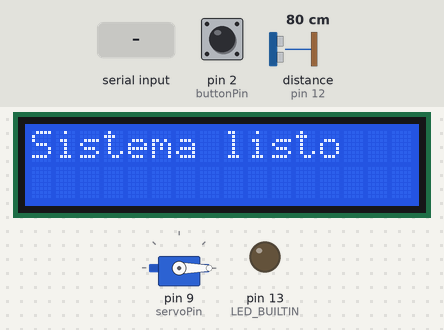
The sketch below on a simulated Arduino Uno, built with avr-gcc and run on an emulated ATmega328P. On the bench: 16×2 character LCD, servo, output pins drawn as LEDs (lit = HIGH). Wiring (inferred from the names in the program): ultrasonic range finder: trigger pin 11; echo pin 12. The inputs (shaded band) are chosen by the test bench; at power-on: pin 2 (buttonPin) HIGH, distance to the obstacle (sensor on pin 12) 80 cm. The echo pulse lasts 58.3 µs per cm; pins used as bus, display or sensor lines are not drawn; what the sketch prints to the serial monitor is not drawn.

Above: at 1.2 s.
1.3 s: pin 2 (buttonPin) pulled LOW for 0.15 s
At 2.3 s:
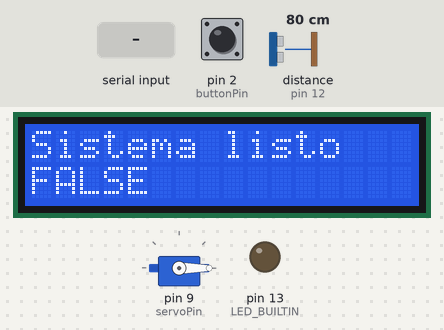
5.9 s: pin 2 (buttonPin) pulled LOW for 1 s
At 6.7 s:
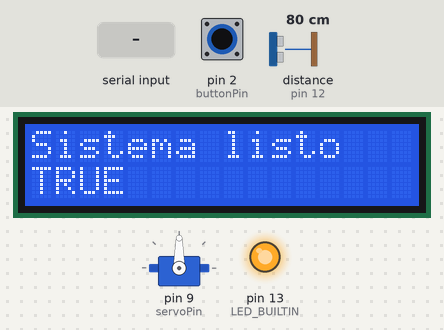
9.9 s: "TRUE\n" received over Serial
At 11.2 s:
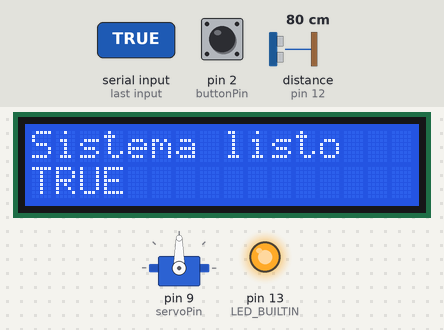
12.9 s: "FALSE\n" received over Serial
At 13.5 s:
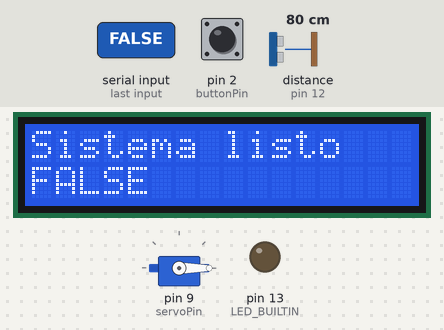
Timing chart, 0 to 15.9 s (numbered marks = the images above; inputs shaded):
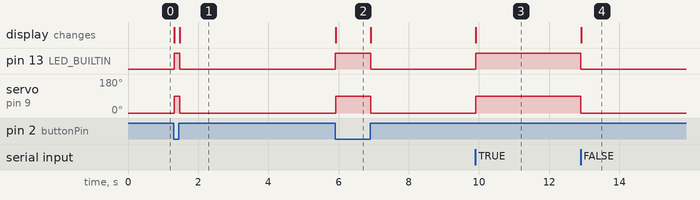

Measured:
- after the input at 1.3 s, pin 13 (LED_BUILTIN): LOW → HIGH at once, → LOW 0.16 s later; servo on pin 9 (servoPin): 0° → 90° at once, → 0° 0.16 s later; the display: first changes at once (image 1 shows a later state)
- after the input at 5.9 s, pin 13 (LED_BUILTIN): LOW → HIGH at once, → LOW 1.0 s later; servo on pin 9 (servoPin): 0° → 90° at once, → 0° 1.0 s later; the display: changes at once (image 2)
- after the input at 9.9 s, pin 13 (LED_BUILTIN): LOW → HIGH at once; servo on pin 9 (servoPin): 0° → 90° at once; the display: changes at once (image 3)
- after the input at 12.9 s, pin 13 (LED_BUILTIN): HIGH → LOW at once; servo on pin 9 (servoPin): 90° → 0° at once; the display: changes at once (image 4)

The sketch:

SistemaFuncionando.ino
```cpp
#include <LiquidCrystal_I2C.h>
#include <Servo.h>

const int buttonPin = 2;
const int servoPin = 9;

// Sensor ultrasónico para medir nivel de comida
const int pinTrig = 11;
const int pinEcho = 12;

// Variables para cálculos del sensor
long duracion;
int distancia;

int buttonState = 0;         // Estado actual del botón
int lastButtonState = HIGH;  // Estado anterior (HIGH porque usamos PULLUP)

LiquidCrystal_I2C lcd(0x27, 16, 2);
Servo servo;

void aplicarEstado(bool activo) {
  if (activo) {
    digitalWrite(LED_BUILTIN, HIGH);
    servo.write(90);
    lcd.setCursor(0, 1);
    lcd.print("TRUE ");
  } else {
    digitalWrite(LED_BUILTIN, LOW);
    servo.write(0);
    lcd.setCursor(0, 1);
    lcd.print("FALSE");
  }
}

void setup() {
  Serial.begin(9600);
  pinMode(buttonPin, INPUT_PULLUP);
  pinMode(LED_BUILTIN, OUTPUT);

  // Configurar pines del sensor ultrasónico
  pinMode(pinTrig, OUTPUT);
  pinMode(pinEcho, INPUT);

  lcd.init();
  lcd.backlight();

  servo.attach(servoPin);
  servo.write(0); // posición inicial
  lcd.setCursor(0, 0);
  lcd.print("Sistema listo");
}

void loop() {
  // ===== SENSOR ULTRASÓNICO =====
  // Medir nivel de comida en el recipiente
  digitalWrite(pinTrig, LOW);
  delayMicroseconds(2);

  digitalWrite(pinTrig, HIGH);
  delayMicroseconds(10);
  digitalWrite(pinTrig, LOW);

  duracion = pulseIn(pinEcho, HIGH);
  distancia = duracion * 0.0343 / 2;

  Serial.print("Distancia: ");
  Serial.print(distancia);
  Serial.println(" cm");

  // ===== PULSADOR Y SERVO =====
  // Leer el estado del botón
  buttonState = digitalRead(buttonPin);

  // Comparar con el estado anterior para detectar CAMBIOS
  if (buttonState != lastButtonState) {

    // Si el estado es LOW, significa que se presionó (por el PULLUP)
    if (buttonState == LOW) {
      Serial.println("TRUE");          // Enviar "TRUE" a Python
      aplicarEstado(true);

    }
    else {
      Serial.println("FALSE");         // Enviar "FALSE" a Python
      aplicarEstado(false);
    }

    // Pequeña espera para evitar rebotes (ruido eléctrico)
    delay(50);
  }

  // Procesar comandos entrantes desde Python/Firebase
  if (Serial.available() > 0) {
    String cmd = Serial.readStringUntil('\n');
    cmd.trim();
    if (cmd == "TRUE") {
      aplicarEstado(true);
    } else if (cmd == "FALSE") {
      aplicarEstado(false);
    }
  }

  // Guardar el estado actual como el último estado para la siguiente vuelta
  lastButtonState = buttonState;
}
```
